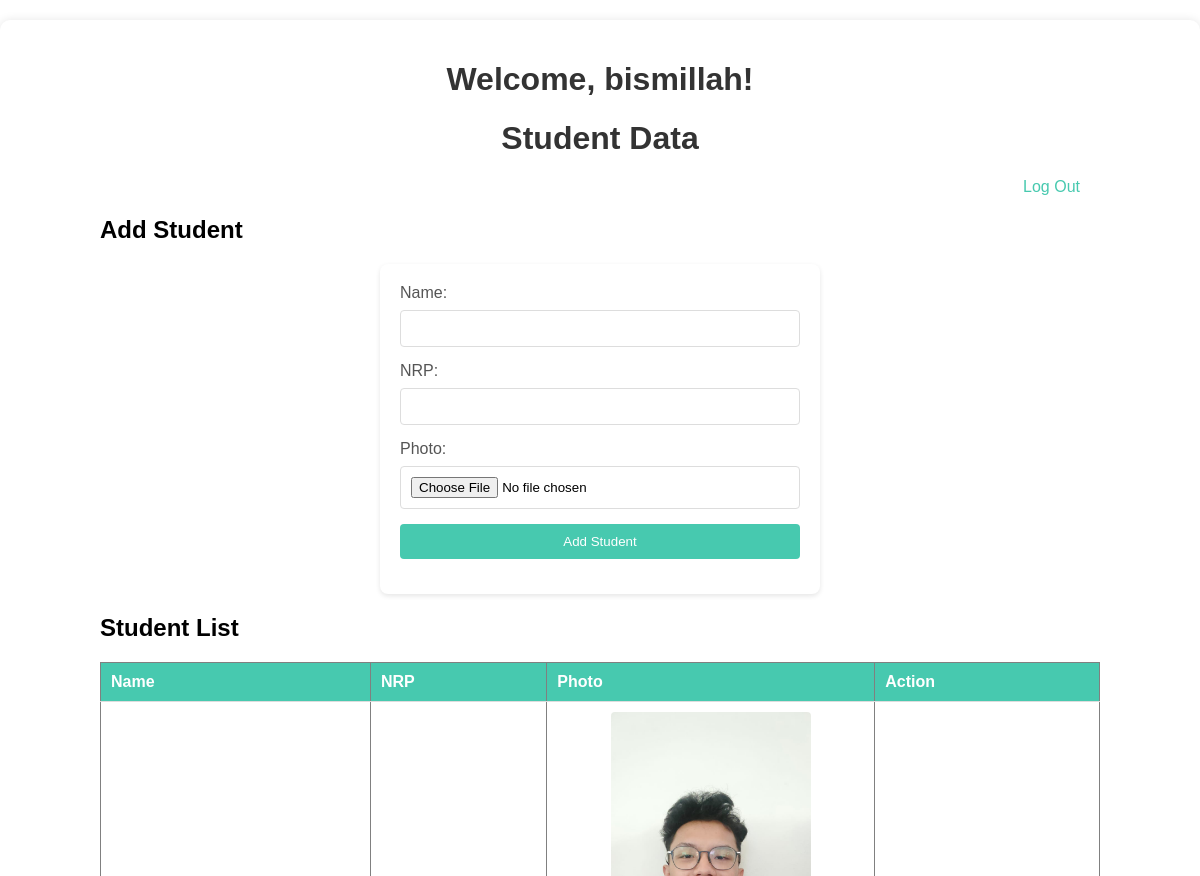
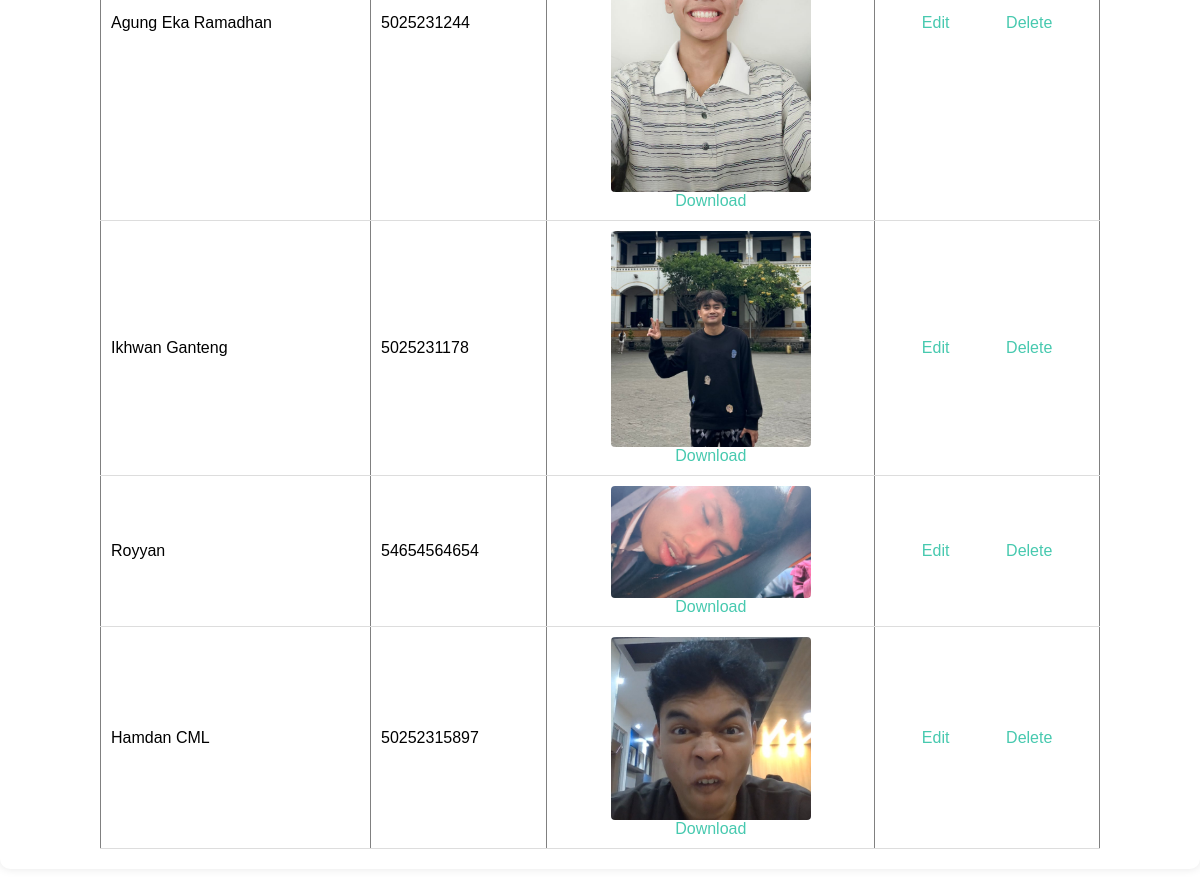
The page /home.php (signed in) on the database its author committed (2 pictures, top to bottom).
### tables this page shows
CREATE TABLE `mahasiswa` (
  `id` int(11) NOT NULL,
  `nama` varchar(100) NOT NULL,
  `nrp` varchar(20) NOT NULL,
  `foto` varchar(255) DEFAULT NULL,
  `created_at` timestamp NOT NULL DEFAULT current_timestamp()
);

### home.php (the view, shortened to what this page needs)
<?php
$username = $_SESSION['username'];
$servername = "localhost";
$db_username = "root";
$password = "";
$dbname = "mahasiswa_db";
$conn = new mysqli($servername, $db_username, $password, $dbname);
$sql = "SELECT * FROM mahasiswa";
$result = $conn->query($sql);
?>
<!DOCTYPE html>
<html lang="en">
<head>
    <link rel="stylesheet" href="style2.css">
</head>
<body>
    <h1>Welcome, <?php echo htmlspecialchars($username); ?>!</h1>
    <h1>Student Data</h1>
    <div style="text-align: right; margin-right: 20px;">
        <a href="logout.php" style="text-decoration: none; color: #47c9af;">Log Out</a>
    </div>
    <h2>Add Student</h2>
    <form action="home.php" method="post" enctype="multipart/form-data">
        <label>Name:</label>
        <input type="text" name="nama" required><br>
        <label>NRP:</label>
        <input type="text" name="nrp" required><br>
        <label>Photo:</label>
        <input type="file" name="foto" required><br>
        <button type="submit" name="add_mahasiswa">Add Student</button>
    </form>
    <h2>Student List</h2>
    <table border="1">
        <tr>
            <th>Name</th>
            <th>NRP</th>
            <th>Photo</th>
            <th>Action</th>
        </tr>
        <?php while($row = $result->fetch_assoc()): ?>
            <tr>
                <td><?php echo htmlspecialchars($row['nama']); ?></td>
                <td><?php echo htmlspecialchars($row['nrp']); ?></td>
                <td style="text-align: center;">
                    <?php if ($row['foto']): ?>
                        <img src="uploads/<?php echo htmlspecialchars($row['foto']); ?>" alt="Student Photo" style="width: 200px; height: auto; border-radius: 4px">
                        <a href="uploads/<?php echo htmlspecialchars($row['foto']); ?>" download>Download</a>
                    <?php else: ?>
                        No Photo
                    <?php endif; ?>
                </td>
                <td style="text-align: center;">
                    <a href="home.php?edit_id=<?php echo $row['id']; ?>">Edit</a>
                    <a href="home.php?delete_id=<?php echo $row['id']; ?>" onclick="return confirm('Are you sure you want to delete this data?')">Delete</a>
                </td>
            </tr>
        <?php endwhile; ?>
    </table>
</body>
</html>

### style2.css (style rules this page uses)
html { background-image: url('images/background.jpg'); background-size: cover; background-position: center; }
body { margin: 0; padding: 20px 100px; font-family: Arial, sans-serif; background-color: #ffffff; box-shadow: 0px 0px 10px rgba(0, 0, 0, 0.1); max-width: 1200px; margin: 20px auto; border-radius: 10px; }
h1 { text-align: center; color: #333; }
form { background-color: #ffffff; padding: 20px; border-radius: 8px; box-shadow: 0 2px 5px rgba(0, 0, 0, 0.1); margin: 20px auto; max-width: 400px; }
label { display: block; margin-bottom: 8px; color: #555; }
input[type="text"], input[type="file"], button { width: 100%; padding: 10px; margin-bottom: 15px; border: 1px solid #ddd; border-radius: 4px; box-sizing: border-box; }
button { background-color: #47c9af; color: white; border: none; cursor: pointer; }
table { width: 100%; border-collapse: collapse; margin-top: 20px; }
th, td { padding: 10px; text-align: left; border-bottom: 1px solid #ddd; }
th { background-color: #47c9af; color: white; }
td img { border-radius: 4px; border-radius: 4px; display: block; margin: 0 auto; }
a { color: #47c9af; text-decoration: none; }
td a:first-child { margin-right: 30px; display: inline-block; }

### rows shown on the page
mahasiswa: nama "Agung Eka Ramadhan", nrp "5025231244", foto (picture)
mahasiswa: nama "Ikhwan Ganteng", nrp "5025231178", foto (picture)
mahasiswa: nama "Royyan", nrp "54654564654", foto (picture)
mahasiswa: nama "Hamdan CML", nrp "50252315897", foto (picture)

### other values the page prints
$username "bismillah"
